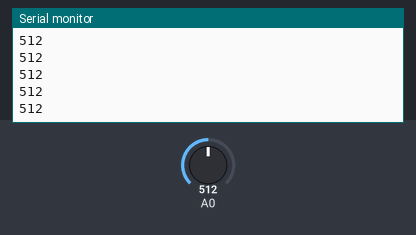
Bench run of a sketch on a simulated Arduino Uno, built with avr-gcc and run on an emulated ATmega328P. Parts: the last lines printed to the serial monitor. The inputs (shaded band) are chosen by the test bench; at power-on: A0 = 512.

Above: at 1.2 s.
1.3 s: A0 set to 716
At 2.3 s:
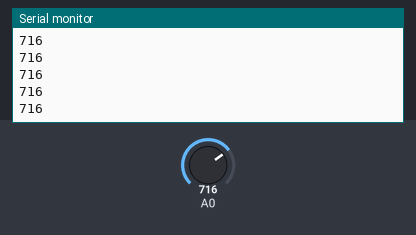
2.8 s: A0 set to 900
At 3.3 s:
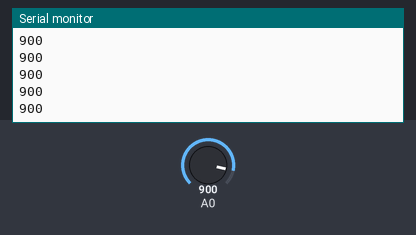
Timing chart, 0 to 5.8 s (numbered marks = the images above; inputs shaded):
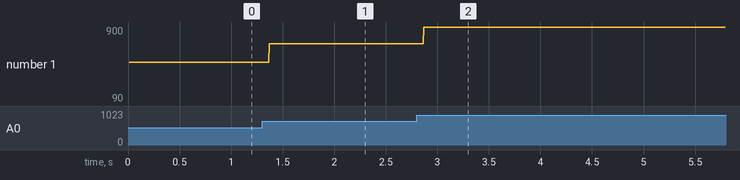

The sketch:

arduino.ino
```cpp
extern "C"{
  #include <USBAPI.h>
  #include "reading.h"
}
void setup() {
  Serial.begin(9600);
  Serial.println("Good to go");
}

void loop() {
  Serial.println(readPot());
}
```

reading.c
```cpp
int readPot(){
    return analogRead(0);
}
```

reading.h
```cpp
#ifndef _MY_C_LIB_h
#define _MY_C_LIB_h
int readPot();
#endif
```

Measured:
- after the input at 1.3 s, the serial monitor: prints a new line after 0.07 s (image 1)
- after the input at 2.8 s, the serial monitor: prints a new line after 0.07 s (image 2)
- plotted number 1: 512 → 716 after the input at 1.3 s, 716 → 90 after the input at 2.8 s
